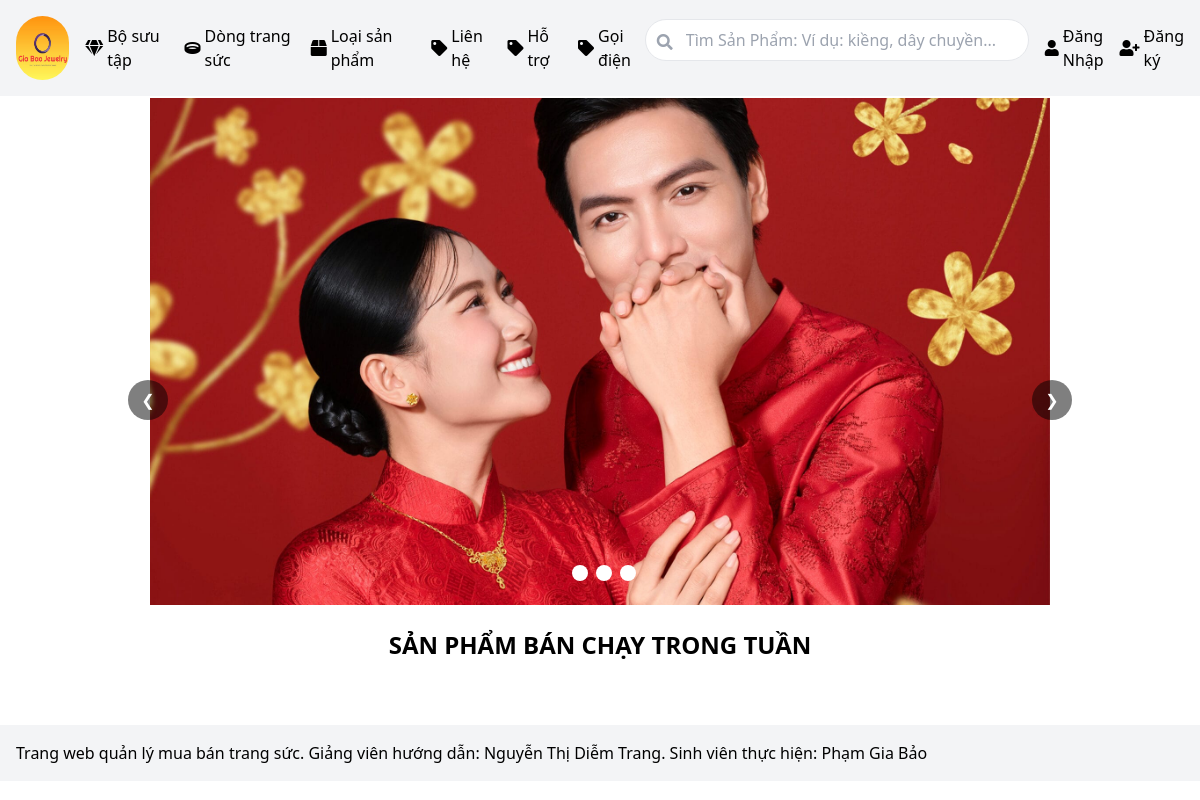
The page / on the database its author committed.
### tables this page shows
CREATE TABLE `danhmuc` (
  `MaDM` varchar(255) NOT NULL,
  `TenDM` varchar(255) NOT NULL
);

### actions/danhmuc.php (the view, shortened to what this page needs)
<?php
function getDanhMuc($conn)
{
    $sql = "SELECT TenDM FROM danhmuc";
    $result = $conn->query($sql);
    $icons = [
        "Bộ sưu tập" => "fa-gem",
        "Dòng trang sức" => "fa-ring",
        "Loại sản phẩm" => "fa-box"
    ];
    $html = '<div class="flex items-center space-x-4">';
    while ($row = $result->fetch_assoc()) {
        $tenDM = $row["TenDM"];
        $icon = isset($icons[$tenDM]) ? $icons[$tenDM] : "fa-tag";
        $idAttr = '';
        if ($tenDM === "Bộ sưu tập") {
            $idAttr = 'id="menuBoSuuTap"';
        } elseif ($tenDM === "Dòng trang sức") {
            $idAttr = 'id="menuDongTrangSuc"';
        } elseif($tenDM === "Loại sản phẩm") {
            $idAttr = 'id="menuLoaiSanPham"';
        }
        $html .= '<a ' . $idAttr . ' class="flex items-center space-x-1 cursor-pointer relative" href="#">
                    <i class="fas ' . $icon . '"></i>
                    <span>' . $tenDM . '</span>
                  </a>';
    }
    $html .= '</div>';
    return $html;
}
?>

### rows shown on the page
danhmuc: TenDM "Bộ sưu tập"
danhmuc: TenDM "Dòng trang sức"
danhmuc: TenDM "Loại sản phẩm"
danhmuc: TenDM "Liên hệ"
danhmuc: TenDM "Hỗ trợ"
danhmuc: TenDM "Gọi điện"
